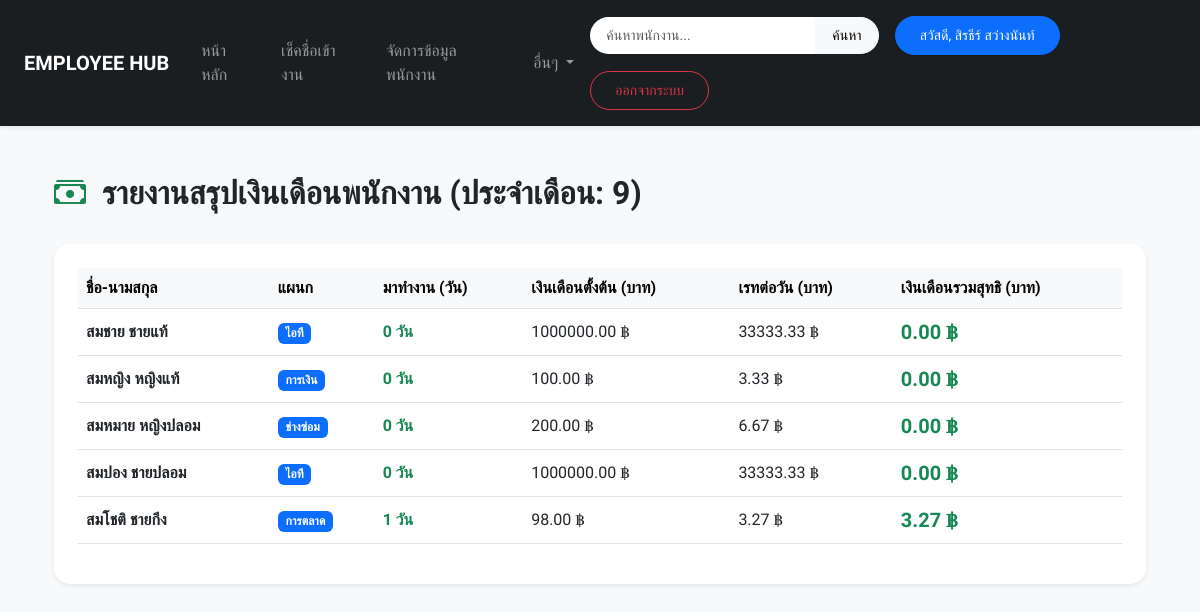
The page /payroll/ (signed in) on the database its author committed.
### employeeapp/models.py (models this page shows, shortened)
class Employee(models.Model):
    GENDER_CHOICES = [
        ('ชาย', 'ชาย'),
        ('หญิง', 'หญิง'),
        ('อื่นๆ', 'อื่นๆ'),
    ]
    fname = models.CharField(max_length=100, verbose_name="ชื่อจริง")
    lname = models.CharField(max_length=100, verbose_name="นามสกุล")
    gender = models.CharField(max_length=10, choices=GENDER_CHOICES, default='ชาย', verbose_name="เพศ")
    birthdate = models.DateField(blank=True, null=True, verbose_name="วัน/เดือน/ปีเกิด") # เพิ่มฟิลด์วันเกิด
    department = models.CharField(max_length=100, blank=True, null=True, verbose_name="แผนก")
    salary = models.DecimalField(max_digits=10, decimal_places=2, blank=True, null=True, verbose_name="เงินเดือน")
    address = models.TextField(blank=True, null=True, verbose_name="ที่อยู่")
    image = models.ImageField(upload_to='employee_images/', blank=True, null=True, verbose_name="รูปภาพพนักงาน")
    created_at = models.DateTimeField(auto_now_add=True, null=True, blank=True, verbose_name="วันที่บันทึก")
    user = models.OneToOneField(User, on_delete=models.SET_NULL, null=True, blank=True, related_name='employee_record')

### employeeapp/views.py (the view)
# urls.py: path('payroll/', views.payroll_report, name='payroll_report'),
@user_passes_test(is_admin, login_url='login')
def payroll_report(request):
    employees = Employee.objects.all()
    payroll_data = []
    today = timezone.localdate()
    current_month = today.month
    current_year = today.year
    for emp in employees:
        worked_days = Attendance.objects.filter(
            employee=emp,
            date__year=current_year,
            date__month=current_month,
            check_in__isnull=False
        ).count()
        monthly_salary = float(emp.salary or 0)
        daily_rate = monthly_salary / 30 if monthly_salary > 0 else 0
        total_pay = worked_days * daily_rate
        payroll_data.append({
            'employee': emp,
            'worked_days': worked_days,
            'monthly_salary': monthly_salary,
            'daily_rate': round(daily_rate, 2),
            'total_pay': round(total_pay, 2),
            'month': current_month,
            'year': current_year
        })
    return render(request, 'payroll_report.html', {'payroll_data': payroll_data, 'current_month': current_month})

### employeeapp/views.py (called while the page is built)
def is_admin(user):
    return user.is_superuser or user.is_staff

### employeeapp/templates/payroll_report.html (shortened to what this page needs)
{% extends 'basetemplate.html' %}
{% block content %}
<div class="container py-4">
    <div class="d-flex justify-content-between align-items-center mb-4">
        <h2 class="fw-bold"><i class="bi bi-cash-stack me-2 text-success"></i> รายงานสรุปเงินเดือนพนักงาน (ประจำเดือน: {{ current_month }})</h2>
    </div>
    <div class="card border-0 shadow-sm rounded-4 p-4 bg-white">
        <div class="table-responsive">
            <table class="table align-middle">
                <thead class="table-light">
                    <tr>
                        <th>ชื่อ-นามสกุล</th>
                        <th>แผนก</th>
                        <th>มาทำงาน (วัน)</th>
                        <th>เงินเดือนตั้งต้น (บาท)</th>
                        <th>เรทต่อวัน (บาท)</th>
                        <th>เงินเดือนรวมสุทธิ (บาท)</th>
                    </tr>
                </thead>
                <tbody>
                    {% for item in payroll_data %}
                    <tr>
                        <td class="fw-bold">{{ item.employee.fname }} {{ item.employee.lname }}</td>
                        <td><span class="badge bg-primary">{{ item.employee.department }}</span></td>
                        <td><span class="text-success fw-bold">{{ item.worked_days }} วัน</span></td>
                        <td>{{ item.monthly_salary|floatformat:2 }} ฿</td>
                        <td>{{ item.daily_rate|floatformat:2 }} ฿</td>
                        <td class="fw-bold text-success fs-5">{{ item.total_pay|floatformat:2 }} ฿</td>
                    </tr>
                    {% endfor %}
                </tbody>
            </table>
        </div>
    </div>
</div>
{% endblock %}

### employeeapp/templates/basetemplate.html (shortened to what this page needs)
<!DOCTYPE html>
<html lang="th">
<head>
    <link href="https://cdn.jsdelivr.net/npm/bootstrap@5.3.0/dist/css/bootstrap.min.css" rel="stylesheet">
    <link rel="stylesheet" href="https://cdn.jsdelivr.net/npm/bootstrap-icons@1.10.5/font/bootstrap-icons.css">
</head>
<body>
    <nav class="navbar navbar-expand-lg navbar-dark sticky-top shadow-sm py-3">
        <div class="container-fluid px-4">
            <a class="navbar-brand fw-bold text-uppercase tracking-wide" href="{% url 'index' %}">
                EMPLOYEE HUB
            </a>
            <div class="collapse navbar-collapse" id="navbarContent">
                <ul class="navbar-nav me-auto mb-2 mb-lg-0 align-items-lg-center">
                    <li class="nav-item">
                        <a class="nav-link px-3" href="{% url 'index' %}">หน้าหลัก</a>
                    </li>
                    <li class="nav-item">
                        <a class="nav-link px-3" href="{% url 'attendance_page' %}">เช็คชื่อเข้างาน</a>
                    </li>
                    {% if user.is_superuser or user.is_staff %}
                    <li class="nav-item">
                        <a class="nav-link px-3" href="{% url 'attendance_report' %}">จัดการข้อมูลพนักงาน</a>
                    </li>
                    {% endif %}
                    <li class="nav-item dropdown px-2">
                        <a class="nav-link dropdown-toggle" href="#" id="navbarDropdown" role="button" data-bs-toggle="dropdown" aria-expanded="false">
                            อื่นๆ
                        </a>
                    </li>
                </ul>
                {% if user.is_authenticated %}
                <div class="d-flex align-items-center flex-wrap gap-3 mt-3 mt-lg-0">
                    <form class="d-flex" action="{% url 'index' %}" method="get">
                        <input class="form-control form-control-sm rounded-start-pill border-0 px-3 py-2" type="search" placeholder="ค้นหาพนักงาน..." aria-label="Search" name="search" value="{{ search_query|default:'' }}">
                        <button class="btn btn-light btn-sm rounded-end-pill px-3 fw-medium" type="submit">ค้นหา</button>
                    </form>
                    <a href="{% url 'profile' %}" class="btn btn-primary btn-sm rounded-pill px-4 py-2 fw-medium shadow-sm">
                        สวัสดี, {{ user.first_name }} {{ user.last_name }}
                    </a>
                    <a href="{% url 'logout' %}" class="btn btn-outline-danger btn-sm rounded-pill px-4 py-2 fw-medium">
                        ออกจากระบบ
                    </a>
                </div>
                {% endif %}
            </div>
        </div>
    </nav>
    <div class="container mt-4 mb-5 pb-5">
        {% block content %}
        {% endblock %}
    </div>
</body>
</html>

### employeeapp/templates/basetemplate.html (style rules this page uses)
body { font-family: 'Prompt', sans-serif; background-color: #f8f9fa; }
.navbar { background-color: #1a1e21; }
.nav-link { font-weight: 500; }

### rows shown on the page
Employee: employee.fname "สมชาย", employee.lname "ชายแท้", employee.department "ไอที", worked_days "0", monthly_salary "1000000.00", daily_rate "33333.33", total_pay "0.00"
Employee: employee.fname "สมหญิง", employee.lname "หญิงแท้", employee.department "การเงิน", worked_days "0", monthly_salary "100.00", daily_rate "3.33", total_pay "0.00"
Employee: employee.fname "สมหมาย", employee.lname "หญิงปลอม", employee.department "ช่างซ่อม", worked_days "0", monthly_salary "200.00", daily_rate "6.67", total_pay "0.00"
Employee: employee.fname "สมปอง", employee.lname "ชายปลอม", employee.department "ไอที", worked_days "0", monthly_salary "1000000.00", daily_rate "33333.33", total_pay "0.00"
Employee: employee.fname "สมโชติ", employee.lname "ชายกึง", employee.department "การตลาด", worked_days "1", monthly_salary "98.00", daily_rate "3.27", total_pay "3.27"

### other values the page prints
{{ user.first_name }} "สิรธีร์"
{{ user.last_name }} "สว่างนันท์"
{{ current_month }} "9"
